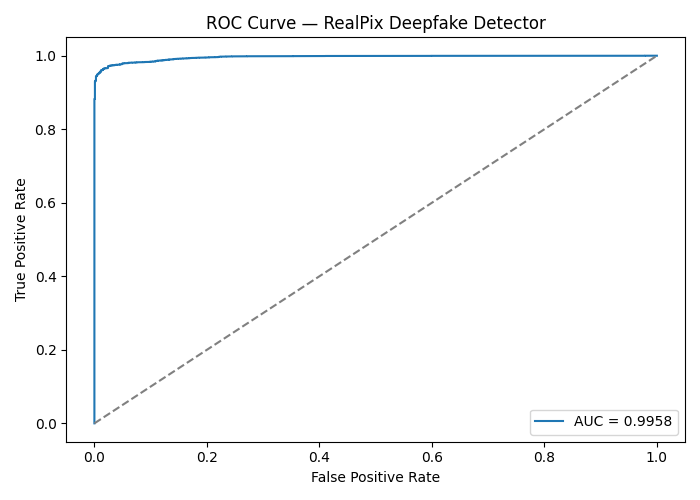
#> input picture roc_curve.png, 700 x 500 px
$ python -i fft.py   (imports and definitions only)
#> lines starting #> are read from the running program, lines starting #| are printed output that depends on the picture
import numpy as np
import cv2

def fft_image(img):
    gray = cv2.cvtColor(img, cv2.COLOR_RGB2GRAY)
    f = np.fft.fft2(gray)
    fshift = np.fft.fftshift(f)
    magnitude = np.log(np.abs(fshift) + 1)
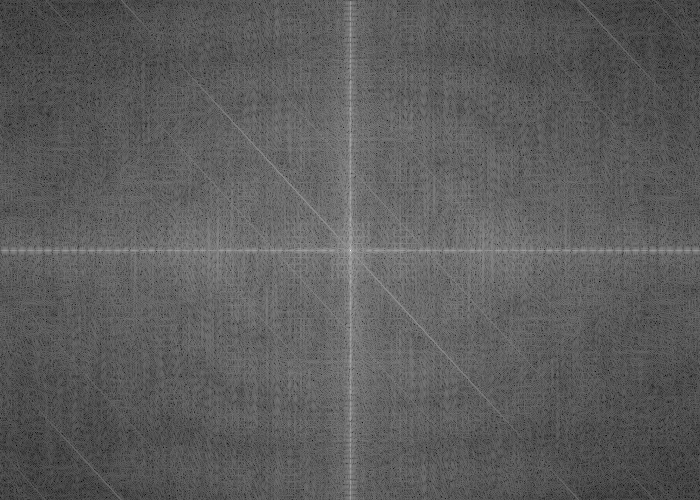
#> magnitude: shape (500, 700) float64; min 2.97, max 18.29, mean 8.56; drawn with min black and max white
    magnitude = cv2.normalize(magnitude, None, 0, 255, cv2.NORM_MINMAX)
    return magnitude.astype("uint8")

>>> import cv2
>>> picture = cv2.cvtColor(cv2.imread('../roc_curve.png'), cv2.COLOR_BGR2RGB)
>>> result = fft_image(picture)
